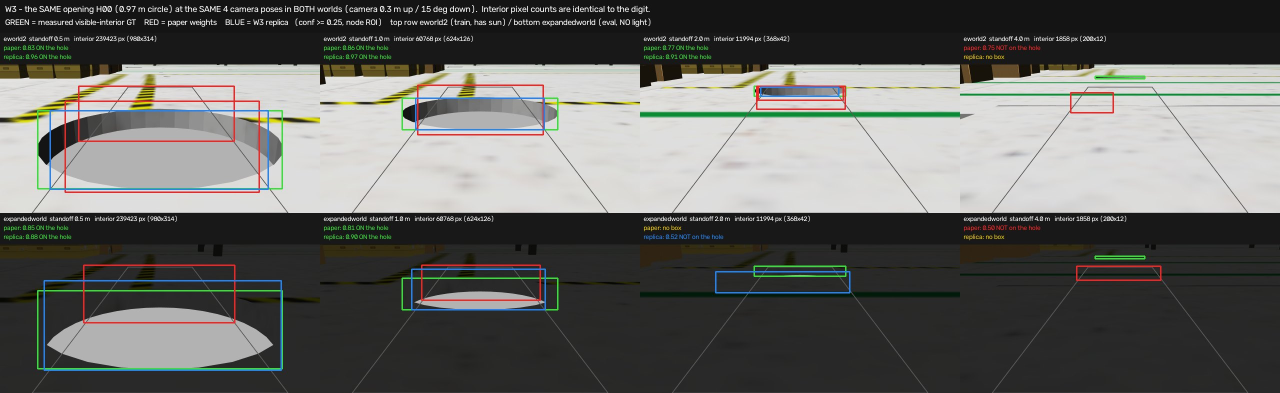
#> input picture experiments/e1_0827/vth/VTH_samples.jpg, 2560 x 786 px (shown at 1/2 size)
$ python -i near_ground_stats.py   (imports and definitions only)
#> lines starting #> are read from the running program, lines starting #| are printed output that depends on the picture
#!/usr/bin/env python3
# -*- coding: utf-8 -*-
"""근경 밴드 지표 측정기 — `t1_material_layer_spec_v1.md` v1.1 §3.4(b) 정본.

`ground_kit_spec_v1.md` §7.1 렌더 후 게이트와 부록 B, D조 조사 3편
(`D_ground_profile_{urban,natural,special}.md`) 이 인용하는 도구다.
v1 측정기는 scratchpad 세션 소멸로 부재했다 `[레드팀 §5·§8-1]` — 이 파일이 재작성본이며,
게이트 값이 **이 코드의 정의**에 걸려 있다.

밴드 (§3.4(b))
    B45 = 하단 45 %  rows[int(0.55·H):]   — sd/mean/p99/>224 %/flat %/edge
    B30 = 하단 30 %  rows[int(0.70·H):]   — wht %/σ_LF (+ D조 edge %/struct %)
휘도
    Y = 0.2126R + 0.7152G + 0.0722B  on **sRGB 표시값 0~255**
    (선형화하지 않는다 — 게이트가 표시값 기준으로 잡혀 있다)

지표와 게이트 (§3.4(b) · D조 §2.2)
    sd      = Y.std()                       B45   ≥ 32 (WARN) · 목표 45   실사 n=10 최솟값
    mean    = Y.mean()                      B45   ≤ 170                   실사 최댓값
    p99     = percentile(Y, 99)             B45   보고만
    >224 %  = 100·mean(Y > 224)             B45   ≤ 5                     실사 p90 근사
    wht %   = 100·mean(Y/255 > 0.80)        B30   < 2                     v5.1 §1 순백 규약
    flat %  = 100·mean(local_std(Y/255,5) < 1/255)  B45   < 8
    σ_LF    = 100·std(box_downsample(Y/255, 64))    B30   ≥ 5.0 (WARN) · 목표 11.0
    edge    = mean(|∇Y|) (Sobel)            B45   보고만
    flat_gnd= 100·mean(local_std(luma,5)[h//3:] < 1/255)  **긴 변 1024 리사이즈**  < 3.0
              (`imgstats.py:203` 정의 그대로 — t1 v1.1 T1 이 선언한 단독 판정 지표)

> **`wht %` 정의 2종 병기(정직 고지).** §3.4(b) 초안은 `wht%` 를 `min(R,G,B)/255 > 0.80`
> 으로 적고 "§2.2 `w80` 과 같은 정의" 라 했는데, D조 §1.4 와 §2.1 표(scene01 98.2 등)는
> **휘도 L > 0.80** 이다. 두 값은 다르다(scene01 v7_pt: L 98.2 vs min 97.1 `[실측]`).
> 본 도구는 **`wht%` = 휘도 기준**(D조 표·본 임무 지시와 일치)으로 두고,
> `w80` = min(R,G,B) 기준을 **하단 2/3**에서 따로 낸다(t1 §2.2 표와 일치). 둘 다 출력한다.

> **W2 규약 — 전부 WARN.** `ground_kit` §7.1 이 "σ_LF·sd 문턱은 실사 n=8·n=10 유도값이라
> W2 에서는 WARN 만, FAIL 로 올리지 않는다" 로 못박았다(imgstats flat%/slope 게이트가
> n=2 로 정해졌다 n=54 에서 뒤집힌 전례). 따라서 `--gate` 는 **종료코드 0**을 유지한다.

> **σ_LF·sd 의 라운드 등급 (`ground_kit_spec_v1.md` §7.5 A1).** 두 지표는 **지면 전용
> 라운드에서는 참고치(informative-only)**, **T1 재질층 반영 후 라운드부터 WARN 게이트**다.
> scene15 파일럿이 근거다 — 요소 47프림을 넣어도 σ_LF 는 0.76 → 0.80 밖에 안 움직였다.
> 보수 패치가 골목 바닥 재질에 바인딩돼 **색이 0** 이기 때문이며, 지면 전용 라운드에서
> 이걸 WARN 으로 걸면 **T1 의 미도착을 ground_kit 의 결함으로 오귀속**하게 된다.
> v1 은 이 등급 구분을 **코드에 담지 않아** 산문에만 있었다. 이제 `--round-class` 가 그
> 선언을 받는다:
>   * `post_t1` (**기본값**) — σ_LF ≥ 5.0 · sd ≥ 32 를 **WARN 으로 발화**한다.
>     T1 재질층이 존재하는 라운드(W2-C `t1_mtl_on` 이후 = 260730_w2d_judge 부터)가 여기다.
>   * `ground_only` — 두 지표를 `[i]` 접두로 **기록만** 하고 위반 목록에서 뺀다.
> 값 자체는 어느 등급에서도 항상 계산·출력·JSON 기록된다(A1 "값은 계속 기록").

의존성 numpy + PIL 뿐. **GPU 0 · 부작용 0.**

사용:
    python3 scripts/near_ground_stats.py 'look_check/scene15/*/pt_noon_preset_h0.3_d*.png'
    python3 scripts/near_ground_stats.py 'look_check/scene14/r2_on/pt_noon_preset_h0.3_d*.png' --median
    python3 scripts/near_ground_stats.py 'look_check/scene15/w2_pilot/*.png' \
        --gate --round-class ground_only        # §7.5 A1 — 지면 전용 라운드
"""
from __future__ import annotations

import argparse
import glob
import json
import os
import sys

import numpy as np
from PIL import Image

# --- 게이트 (근거는 모듈 도크스트링) ---------------------------------------
G_SD_WARN = 32.0
G_SD_TARGET = 45.0
G_MEAN_MAX = 170.0
G_GT224_MAX = 5.0
G_WHT_MAX = 2.0
G_FLAT_MAX = 8.0
G_SIGLF_WARN = 5.0
G_SIGLF_TARGET = 11.0
G_FLATGND_MAX = 3.0        # imgstats.GATE_GND — 실사 n=54 중앙값 1.79 ~ 평균 3.88 사이

B45_TOP = 0.55             # 하단 45 %
B30_TOP = 0.70             # 하단 30 %
# D_ground_profile_special §1.2 · 부록 B ①이 쓴 밴드 = row 349~1080(1920×1080 전제)
# = h0.3 에서 지면거리 5 m 의 투영 행 아래 전부. 해상도 비의존이 되게 분수로 둔다.
D5M_TOP = 349.0 / 1080.0
LF_BLOCK = 64              # σ_LF 박스 다운샘플 배율
IMGSTATS_LONG = 1024       # flat_gnd 는 imgstats 규약(긴 변 1024)에서 잰다


# ---------------------------------------------------------------------------
def luma(rgb):
    """Y = 0.2126R + 0.7152G + 0.0722B. 입력 스케일을 그대로 따른다."""
    return 0.2126 * rgb[..., 0] + 0.7152 * rgb[..., 1] + 0.0722 * rgb[..., 2]


def local_std(g, k=5):
    """박스필터(적분영상) 기반 국소 표준편차 — `imgstats.local_std` 와 동일 구현."""
    pad = k // 2

    def boxsum(a):
        cc = np.cumsum(np.cumsum(np.pad(a, pad, mode="reflect"), 0), 1)
        cc = np.pad(cc, ((1, 0), (1, 0)))
        H, W = g.shape
        return (cc[k:k + H, k:k + W] - cc[0:H, k:k + W]
                - cc[k:k + H, 0:W] + cc[0:H, 0:W])

    s1 = boxsum(g)
    s2 = boxsum(g * g)
    n = k * k
    return np.sqrt(np.maximum(s2 / n - (s1 / n) ** 2, 0.0))


def box_downsample(a, k):
    """k× 박스 평균 다운샘플. **보간 금지 · 패딩 금지** (§3.4(b) σ_LF 규약).

    H,W 가 k 로 안 나눠떨어지면 **우/하단을 잘라낸다** — 패딩은 가장자리에
    가짜 저주파를 만들어 σ_LF 를 오염시킨다.
    """
    h, w = a.shape
    h -= h % k
    w -= w % k
    if h < k or w < k:
        return None
    return a[:h, :w].reshape(h // k, k, w // k, k).mean(axis=(1, 3))


def sobel_mag(g):
    """Sobel 그래디언트 크기. 경계는 edge 반사 패딩."""
    p = np.pad(g, 1, mode="edge")
    kx = np.array([[-1., 0., 1.], [-2., 0., 2.], [-1., 0., 1.]])
    ky = kx.T
    gx = sum(kx[i, j] * p[i:i + g.shape[0], j:j + g.shape[1]]
             for i in range(3) for j in range(3) if kx[i, j])
    gy = sum(ky[i, j] * p[i:i + g.shape[0], j:j + g.shape[1]]
             for i in range(3) for j in range(3) if ky[i, j])
    return np.hypot(gx, gy)


def flat_gnd_of(path):
    """`imgstats.py` 규약(긴 변 1024 LANCZOS 리사이즈)에서 잰 하단 2/3 죽은픽셀 %.

    t1 v1.1 T1 이 선언한 **단독 판정 지표**라 다른 지표와 밴드/해상도가 다르다.
    같은 정의를 그대로 옮겨 놔야 `imgstats` 출력과 숫자가 맞는다.
    """
    im = Image.open(path).convert("RGB")
    w, h = im.size
    s = IMGSTATS_LONG / max(w, h)
    if s < 1:
        im = im.resize((int(w * s), int(h * s)), Image.LANCZOS)
    a = np.asarray(im).astype(np.float64) / 255.0
    g = luma(a)
    H = g.shape[0]
    fg = 100.0 * float((local_std(g, 5)[H // 3:] < 1.0 / 255).mean())
    w80 = 100.0 * float((a[H // 3:].min(axis=-1) > 0.80).mean())
    return fg, w80


def stats(path):
    """PNG 1장 → 지표 dict."""
    rgb255 = np.asarray(Image.open(path).convert("RGB")).astype(np.float64)
    H = rgb255.shape[0]
#> H = 786
    b45 = rgb255[int(B45_TOP * H):]
    b30 = rgb255[int(B30_TOP * H):]
    y45 = luma(b45)
    y30 = luma(b30)
    y30n = y30 / 255.0

    lf = box_downsample(y30n, LF_BLOCK)
    sig_lf = 100.0 * float(lf.std()) if lf is not None else float("nan")
#> sig_lf = 13.59

    # D조 §1.4 의 결/구조 지표 — 원해상 |∇L|>0.02 · 8× 다운샘플 후 동일 임계
    gy, gx = np.gradient(y30n)
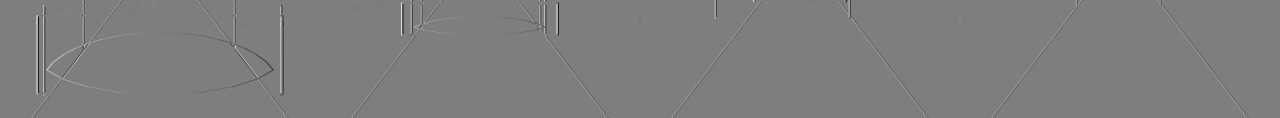
#> gx: shape (236, 2560) float64 (shown at 1/2 size); min -0.325, max 0.33, mean 1.15e-06; drawn with min black and max white
    edge_pct = 100.0 * float((np.hypot(gx, gy) > 0.02).mean())
#> edge_pct = 7.42
    d8 = box_downsample(y30n, 8)
    if d8 is not None:
        sy, sx = np.gradient(d8)
        struct_pct = 100.0 * float((np.hypot(sx, sy) > 0.02).mean())
#> struct_pct = 22.52
    else:
        struct_pct = float("nan")

    fg, w80 = flat_gnd_of(path)
#> in flat_gnd_of, im is the input picture: PIL image 2560x786 RGB; mean R, G, B 101.9, 102.4, 99.1
#> in local_std, `return np.sqrt(np.maximum(s2 / n - (s1 / n) ** 2, 0.0))`:
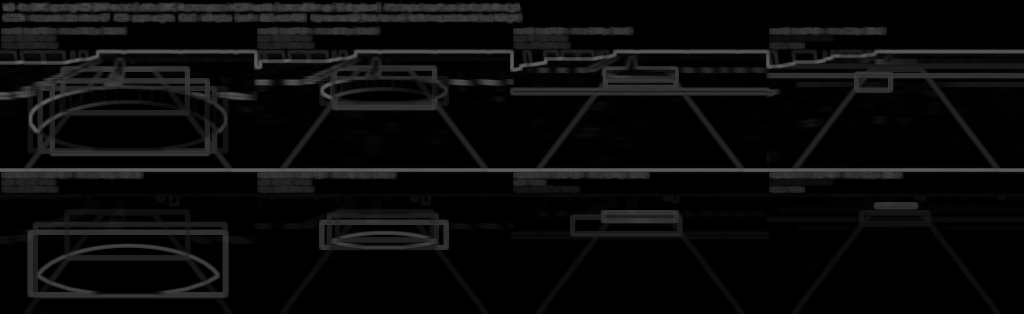
#> returned value: shape (314, 1024) float64; min 0, max 0.387, mean 0.0437
#> in flat_gnd_of, `fg = 100.0 * float((local_std(g, 5)[H // 3:] < 1.0 / 255).mean())`: fg = 56.34
#> in flat_gnd_of, `w80 = 100.0 * float((a[H // 3:].min(axis=-1) > 0.80).mean())`: w80 = 26.27
#> fg = 56.34; w80 = 26.27

    # D_special §1.2 밴드(0~5 m) — 그 조사 표의 `flat %`·`>0.8 %` 재현용
    y5 = luma(rgb255[int(D5M_TOP * H):]) / 255.0
    flat5 = 100.0 * float((local_std(y5, 5) < 1.0 / 255).mean())
#> call 2 of local_std, with k = 5
#> in local_std (call 2), `return np.sqrt(np.maximum(s2 / n - (s1 / n) ** 2, 0.0))`:
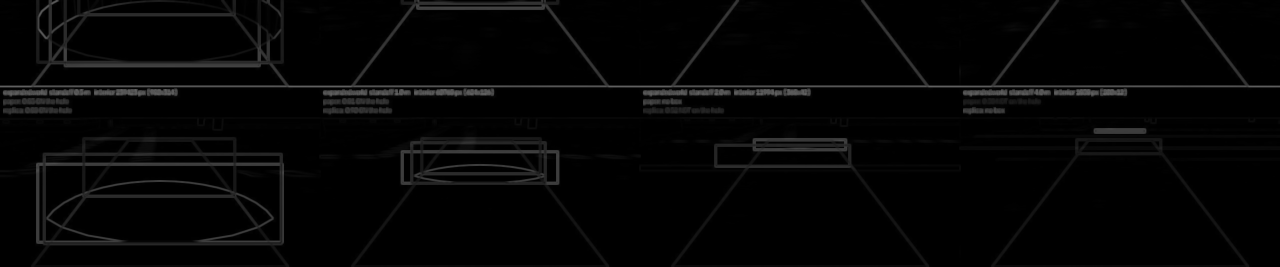
#> returned value: shape (533, 2560) float64 (shown at 1/2 size); min 0, max 0.412, mean 0.0209
#> flat5 = 72.27
    wht5 = 100.0 * float((y5 > 0.80).mean())
#> wht5 = 27.69

    return dict(
        path=path, name=os.path.basename(path), H=int(H), W=int(rgb255.shape[1]),
        # --- B45 (§3.4(b)) ---
        sd=float(y45.std()), mean=float(y45.mean()),
        p99=float(np.percentile(y45, 99)),
        gt224=100.0 * float((y45 > 224).mean()),
        flat=100.0 * float((local_std(y45 / 255.0, 5) < 1.0 / 255).mean()),
        edge=float(sobel_mag(y45).mean()),
        # --- B30 (§3.4(b) + D조 §1.4) ---
        L_mu=float(y30n.mean()),
        wht=100.0 * float((y30n > 0.80).mean()),
        wht_min=100.0 * float((b30.min(axis=-1) / 255.0 > 0.80).mean()),
        sigma_LF=sig_lf, edge_pct=edge_pct, struct_pct=struct_pct,
        # --- 0~5 m 밴드 (D_special §1.2) ---
        flat5m=flat5, wht5m=wht5,
        # --- 전 프레임 하단 2/3 (imgstats 규약) ---
        flat_gnd=fg, w80=w80,
    )
#> in boxsum (call 6), `cc = np.cumsum(np.cumsum(np.pad(a, pad, mode="reflect"), 0), 1)`:
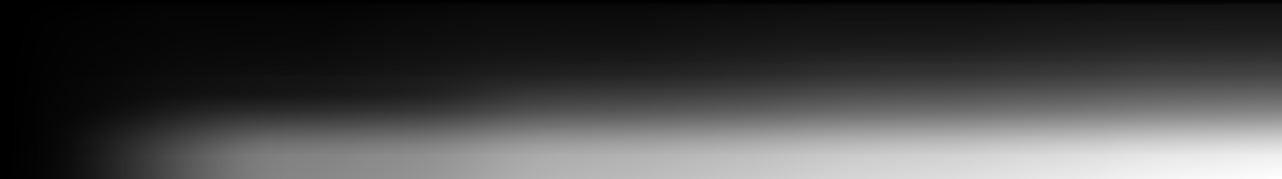
#> cc: shape (358, 2564) float64 (shown at 1/2 size); min 0.00961, max 50496.4, mean 14188.5; drawn with min black and max white
#> in sobel_mag, `p = np.pad(g, 1, mode="edge")`:
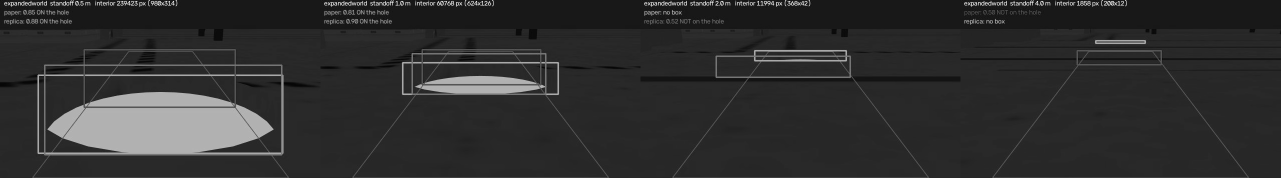
#> p: shape (356, 2562) float64 (shown at 1/2 size); min 2.5, max 255, mean 47.6
#> in sobel_mag, `gy = sum(ky[i, j] * p[i:i + g.shape[0], j:j + g.shape[1]] for i in ran..`:
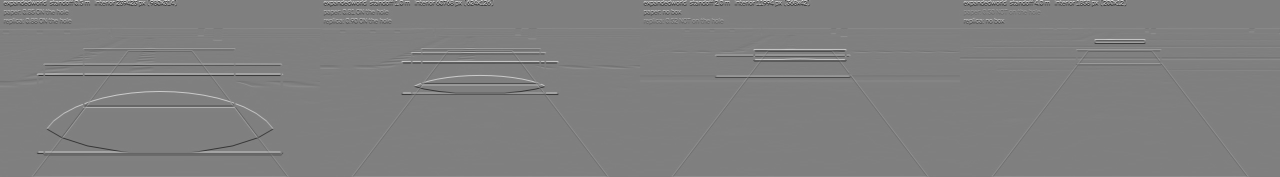
#> gy: shape (354, 2560) float64 (shown at 1/2 size); min -933, max 926, mean 0.8; drawn with min black and max white
#> in sobel_mag, `return np.hypot(gx, gy)`:
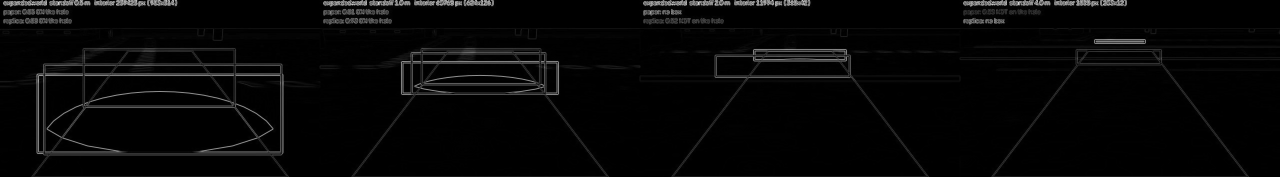
#> returned value: shape (354, 2560) float64 (shown at 1/2 size); min 0, max 973.3, mean 27; drawn with min black and max white


ROUND_CLASSES = ("post_t1", "ground_only")
# §7.5 A1 이 재범위 지정한 두 지표. `ground_only` 등급에서만 위반 목록에서 빠진다.
T1_SCOPED = ("sd", "σ_LF")


# [26 lines left out: function warns, not called in this run]


def n_warns(s, round_class="post_t1"):
    """참고치 `[i]` 를 뺀 실제 WARN 개수 — 라운드 표에 세는 수치."""
    return sum(1 for w in warns(s, round_class) if not w.startswith("[i] "))


COLS = [("sd", "{:>7.1f}"), ("mean", "{:>6.0f}"), ("p99", "{:>6.0f}"),
        (">224%", "{:>7.2f}"), ("flat%", "{:>7.2f}"), ("edge", "{:>6.1f}"),
        ("L_mu", "{:>6.3f}"), ("wht%", "{:>7.1f}"), ("σ_LF", "{:>7.2f}"),
        ("edg%", "{:>6.1f}"), ("str%", "{:>6.1f}"),
        ("f5m", "{:>6.1f}"), ("w5m", "{:>6.1f}"), ("f_gnd", "{:>7.1f}")]
KEYS = ["sd", "mean", "p99", "gt224", "flat", "edge",
        "L_mu", "wht", "sigma_LF", "edge_pct", "struct_pct",
        "flat5m", "wht5m", "flat_gnd"]


# [67 lines left out: functions _row, main, not called in this run]


# [2 lines not run here, left out]

>>> result = stats('../experiments/e1_0827/vth/VTH_samples.jpg')
#> result = 20 items

$ run again, on experiments/e1_0827/vth/W1_samples.jpg
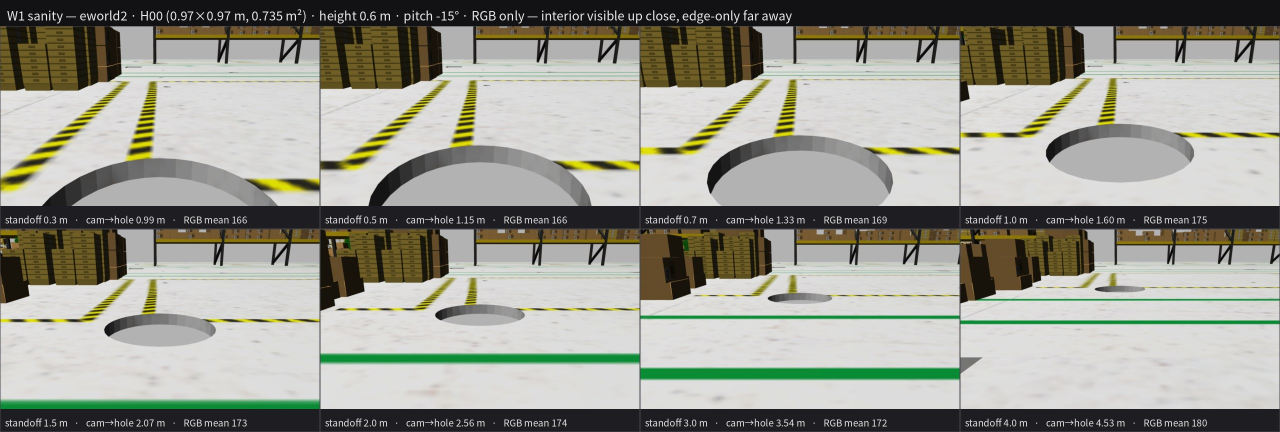
#> input picture experiments/e1_0827/vth/W1_samples.jpg, 2560 x 864 px (shown at 1/2 size)
#> sig_lf = 19.76
#> in stats, `gy, gx = np.gradient(y30n)`:
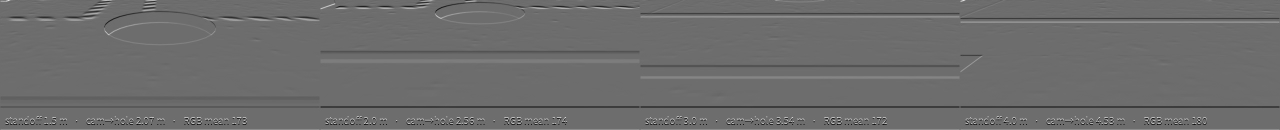
#> gy: shape (260, 2560) float64 (shown at 1/2 size); min -0.42, max 0.559, mean -0.00175; drawn with min black and max white
#> edge_pct = 12.68
#> struct_pct = 46.82
#> in flat_gnd_of, im is the input picture: PIL image 2560x864 RGB; mean R, G, B 152.5, 153.1, 142.6
#> im: PIL image 1024x345 RGB
#> in flat_gnd_of, `fg = 100.0 * float((local_std(g, 5)[H // 3:] < 1.0 / 255).mean())`: fg = 24.3
#> in flat_gnd_of, `w80 = 100.0 * float((a[H // 3:].min(axis=-1) > 0.80).mean())`: w80 = 47.24
#> in stats, `fg, w80 = flat_gnd_of(path)`: fg = 24.3; w80 = 47.24
#> flat5 = 47.96
#> wht5 = 51.14
#> in sobel_mag, `return np.hypot(gx, gy)`:
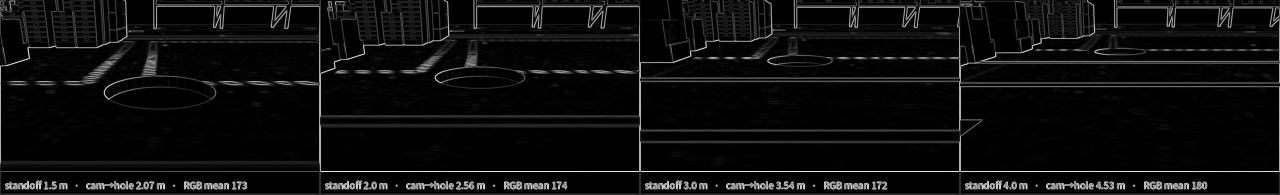
#> returned value: shape (389, 2560) float64 (shown at 1/2 size); min 0, max 853.6, mean 47.1; drawn with min black and max white
#> result = 20 items
